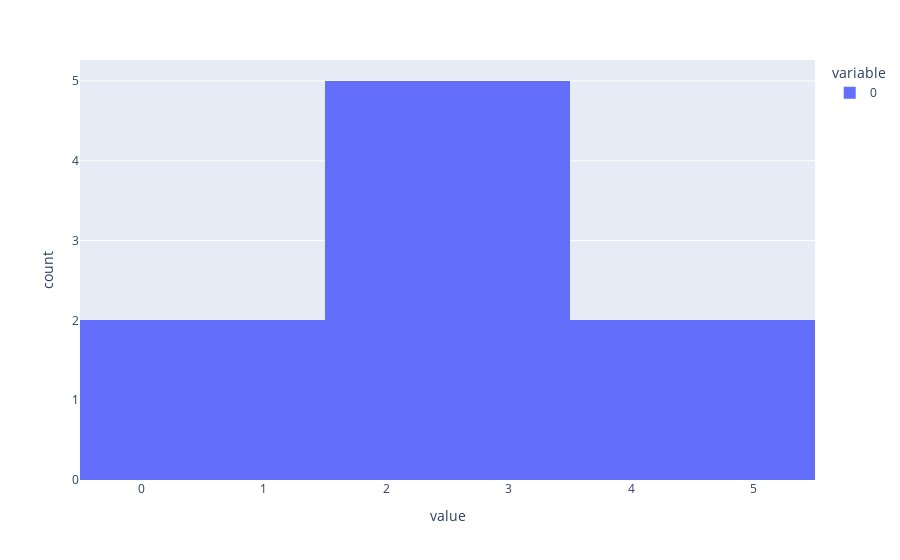

Source (notebook cell):
### Markdown cell above
- **Histogram Plot**:

  Display the distribution of a continuous variable.

### Code cell
# Data for Histogram Plot
x=[1, 1, 2, 2, 2, 3, 3, 4, 5]

# Histogram Plot
fig = px.histogram(x)
fig.show()

### Figure 1 — Plotly figure (JSON) as saved in the notebook; plotly's stock layout.template omitted (floating-point values rounded to 4 significant figures)
{"data": [{"bingroup": "x", "hovertemplate": "variable=0<br>value=%{x}<br>count=%{y}<extra></extra>", "legendgroup": "0", "marker": {"color": "#636efa", "pattern": {"shape": ""}}, "name": "0", "orientation": "v", "showlegend": true, "type": "histogram", "x": [1, 1, 2, 2, 2, 3, 3, 4, 5], "xaxis": "x", "yaxis": "y"}], "layout": {"barmode": "relative", "legend": {"title": {"text": "variable"}, "tracegroupgap": 0}, "margin": {"t": 60}, "xaxis": {"anchor": "y", "domain": [0, 1], "title": {"text": "value"}}, "yaxis": {"anchor": "x", "domain": [0, 1], "title": {"text": "count"}}}}
